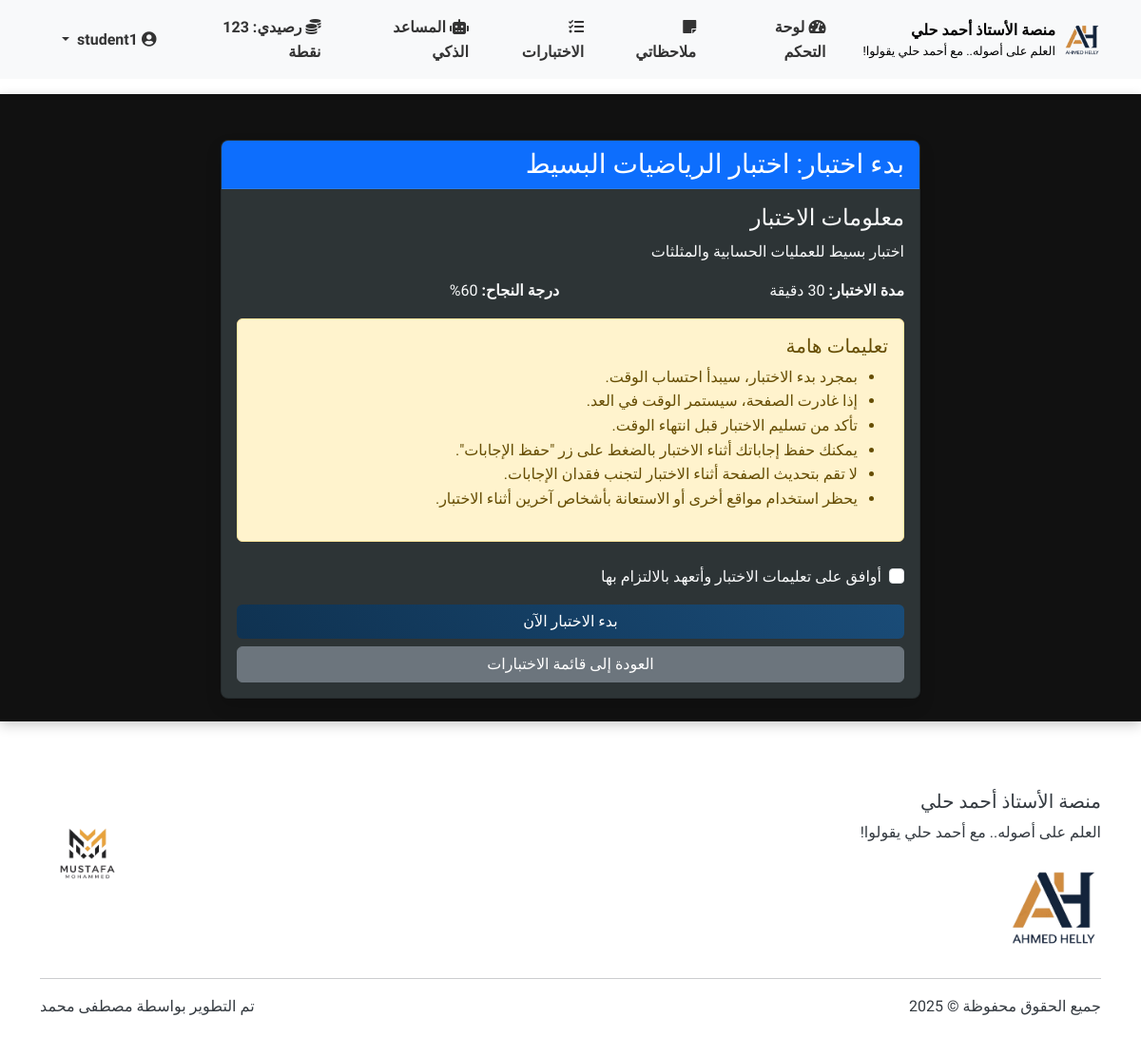
/student/tests/1/start (signed in), run on an earlier commit of the app's database.
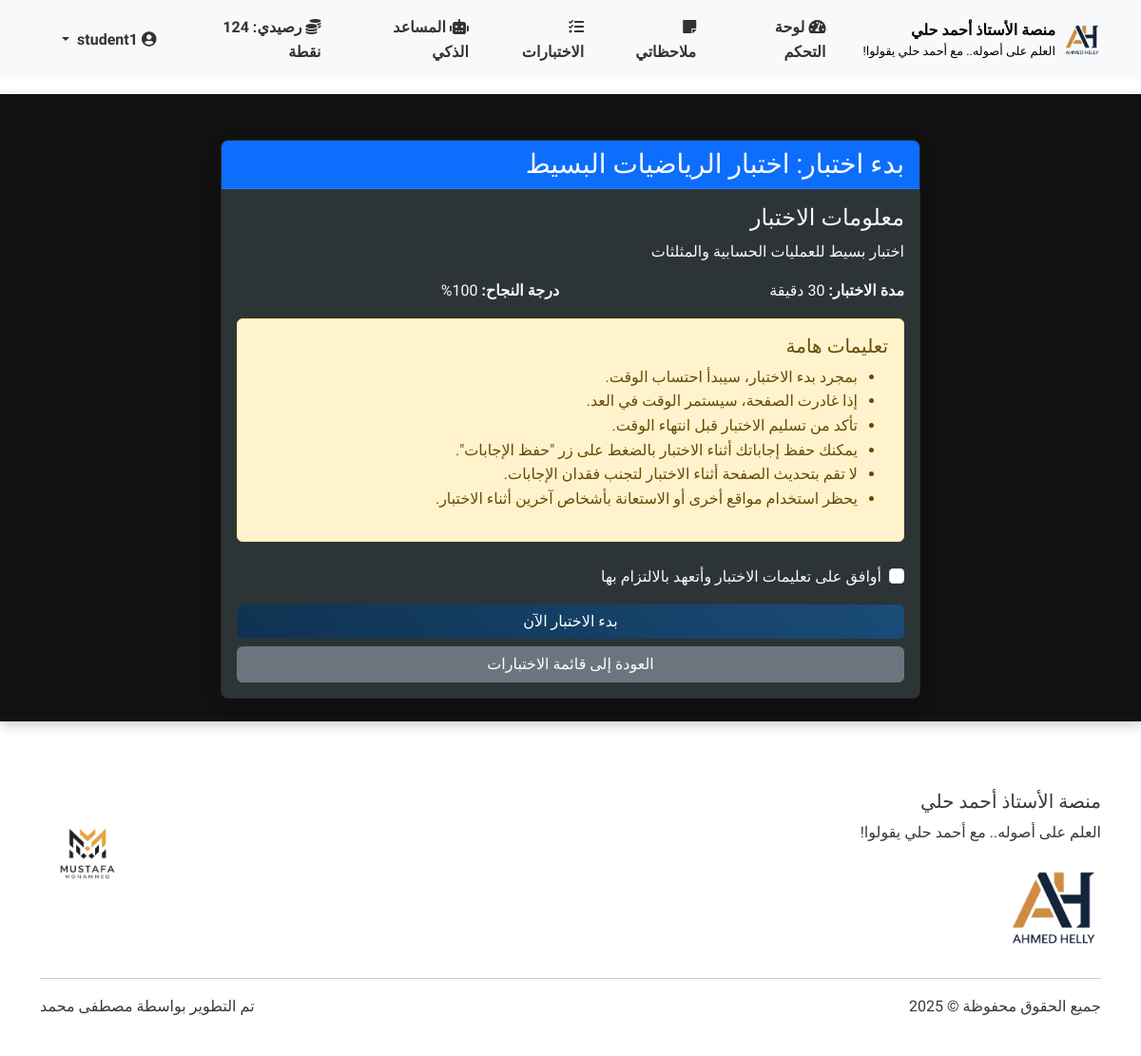
And on a later commit of the database.
### models.py (models this page shows, shortened)
class User(UserMixin, db.Model):
    __tablename__ = 'users'
    id = db.Column(db.Integer, primary_key=True)
    username = db.Column(db.String(64), unique=True, nullable=False)
    full_name = db.Column(db.String(100), nullable=True)  # الاسم الثلاثي
    email = db.Column(db.String(100), nullable=True)  # البريد الإلكتروني للاستعادة
    phone = db.Column(db.String(20), nullable=True)   # رقم الهاتف للاستعادة
    password_hash = db.Column(db.String(256), nullable=False)
    role = db.Column(db.String(20), nullable=False)  # 'admin' or 'student'
    points = db.Column(db.Integer, default=0)  # نقاط المحفظة
    reset_token = db.Column(db.String(100), nullable=True)  # رمز استعادة كلمة المرور
    reset_token_expiry = db.Column(db.DateTime, nullable=True)  # تاريخ انتهاء صلاحية الرمز
    created_at = db.Column(db.DateTime, default=datetime.utcnow)  # تاريخ إنشاء الحساب
    videos = db.relationship('Video', backref='uploader', lazy='dynamic')
    comments = db.relationship('Comment', backref='author', lazy='dynamic')
    posts = db.relationship('Post', backref='author', lazy='dynamic')
    video_views = db.relationship('VideoView', backref='viewer', lazy='dynamic')
    def is_admin(self):
        return self.role == 'admin'

class Test(db.Model):
    __tablename__ = 'tests'
    id = db.Column(db.Integer, primary_key=True)
    title = db.Column(db.String(100), nullable=False)
    description = db.Column(db.Text, nullable=True)
    created_by = db.Column(db.Integer, db.ForeignKey('users.id'), nullable=False)
    created_at = db.Column(db.DateTime, default=datetime.utcnow)
    is_active = db.Column(db.Boolean, default=True)
    time_limit_minutes = db.Column(db.Integer, default=30)  # Time limit in minutes
    passing_score = db.Column(db.Integer, default=60)  # Passing score percentage
    questions = db.relationship('TestQuestion', backref='test', lazy='dynamic', cascade='all, delete-orphan')
    attempts = db.relationship('TestAttempt', backref='test', lazy='dynamic')
    creator = db.relationship('User', backref=db.backref('created_tests', lazy='dynamic'))

### routes.py (the view, shortened to what this page needs)
@student_bp.route('/tests/<int:test_id>/start', methods=['GET', 'POST'])
@login_required
def start_test(test_id):
    if current_user.is_admin():
        flash('هذه الصفحة مخصصة للطلاب فقط.', 'warning')
        return redirect(url_for('admin.dashboard'))
    test = Test.query.get_or_404(test_id)
    if not test.is_active:
        flash('هذا الاختبار غير متاح حاليًا.', 'warning')
        return redirect(url_for('student.available_tests'))
    form = TestTakingForm()
    return render_template('student/start_test.html', test=test, form=form)

### forms.py
class TestTakingForm(FlaskForm):
    test_id = HiddenField('معرف الاختبار', validators=[DataRequired()])
    submit = SubmitField('بدء الاختبار')

### app.py (called while the page is built)
    @login_manager.user_loader
    def load_user(user_id):
        return User.query.get(int(user_id))

### routes.py (called while the page is built)
@app.context_processor
def inject_now():
    return {'now': datetime.now()}

### templates/student/start_test.html (shortened to what this page needs)
{% extends 'base.html' %}
{% block content %}
<div class="container mt-4">
    <div class="row">
        <div class="col-md-8 offset-md-2">
            <div class="card shadow">
                <div class="card-header bg-primary text-white">
                    <h3 class="card-title mb-0">بدء اختبار: {{ test.title }}</h3>
                </div>
                <div class="card-body">
                    <div class="test-info mb-4">
                        <h4>معلومات الاختبار</h4>
                        <p>{{ test.description }}</p>
                        <div class="row">
                            <div class="col-md-6">
                                <p><strong>مدة الاختبار:</strong> {{ test.time_limit_minutes }} دقيقة</p>
                            </div>
                            <div class="col-md-6">
                                <p><strong>درجة النجاح:</strong> {{ test.passing_score }}%</p>
                            </div>
                        </div>
                        <div class="alert alert-warning">
                            <h5>تعليمات هامة</h5>
                            <ul>
                                <li>بمجرد بدء الاختبار، سيبدأ احتساب الوقت.</li>
                                <li>إذا غادرت الصفحة، سيستمر الوقت في العد.</li>
                                <li>تأكد من تسليم الاختبار قبل انتهاء الوقت.</li>
                                <li>يمكنك حفظ إجاباتك أثناء الاختبار بالضغط على زر "حفظ الإجابات".</li>
                                <li>لا تقم بتحديث الصفحة أثناء الاختبار لتجنب فقدان الإجابات.</li>
                                <li>يحظر استخدام مواقع أخرى أو الاستعانة بأشخاص آخرين أثناء الاختبار.</li>
                            </ul>
                        </div>
                    </div>
                    <form method="POST" action="{{ url_for('student.start_test', test_id=test.id) }}">
                        <div class="form-check mb-3">
                            <input class="form-check-input" type="checkbox" id="agree_terms" required>
                            <label class="form-check-label" for="agree_terms">
                                أوافق على تعليمات الاختبار وأتعهد بالالتزام بها
                            </label>
                        </div>
                        <div class="d-grid gap-2">
                            <button type="submit" class="btn btn-primary">بدء الاختبار الآن</button>
                            <a href="{{ url_for('student.available_tests') }}" class="btn btn-secondary">العودة إلى قائمة الاختبارات</a>
                        </div>
                    </form>
                </div>
            </div>
        </div>
    </div>
</div>
{% endblock %}

### templates/base.html (shortened to what this page needs)
<!DOCTYPE html>
<html lang="ar" dir="rtl">
<head>
    <link rel="stylesheet" href="https://cdnjs.cloudflare.com/ajax/libs/font-awesome/5.15.4/css/all.min.css">
    <link rel="stylesheet" href="https://cdn.jsdelivr.net/npm/bootstrap@5.3.0/dist/css/bootstrap.rtl.min.css">
    <link rel="stylesheet" href="{{ url_for('static', filename='css/style.css') }}">
</head>
<body>
    <header>
        <nav class="navbar navbar-expand-lg navbar-light bg-light sticky-top">
            <div class="container">
                <a class="navbar-brand d-flex align-items-center" href="{{ url_for('main.index') }}">
                    <img src="{{ url_for('static', filename='img/ahmed-helly-logo.png') }}" alt="شعار المنصة" height="50">
                    <div class="ms-2 d-flex flex-column">
                        <span style="font-size: 1rem; color: #000; font-weight: bold;">منصة الأستاذ أحمد حلي</span>
                        <small class="d-none d-md-block" style="font-size: 0.8rem; color: #000;">العلم على أصوله.. مع أحمد حلي يقولوا!</small>
                    </div>
                </a>
                <div class="collapse navbar-collapse navbar-custom" id="navbarNav">
                    <ul class="navbar-nav">
                        {% if current_user.is_authenticated %}
                            {% if current_user.role == 'admin' %}
                                <li class="nav-item">
                                    <a class="nav-link {% if request.path.startswith('/admin/dashboard') %}active{% endif %}" href="{{ url_for('admin.dashboard') }}">
                                        <i class="fas fa-tachometer-alt"></i> لوحة التحكم
                                    </a>
                                </li>
                                <li class="nav-item">
                                    <a class="nav-link {% if request.path.startswith('/admin/upload_video') %}active{% endif %}" href="{{ url_for('admin.upload_video') }}">
                                        <i class="fas fa-video"></i> رفع فيديو
                                    </a>
                                </li>
                                <li class="nav-item">
                                    <a class="nav-link {% if request.path.startswith('/admin/create_post') %}active{% endif %}" href="{{ url_for('admin.create_post') }}">
                                        <i class="fas fa-edit"></i> إنشاء منشور
                                    </a>
                                </li>
                                <li class="nav-item">
                                    <a class="nav-link {% if request.path.startswith('/admin/lecture_codes') %}active{% endif %}" href="{{ url_for('admin.lecture_codes') }}">
                                        <i class="fas fa-key"></i> أكواد المحاضرات
                                    </a>
                                </li>
                                <li class="nav-item">
                                    <a class="nav-link {% if request.path.startswith('/admin/transfer_points') %}active{% endif %}" href="{{ url_for('admin.transfer_points') }}">
                                        <i class="fas fa-exchange-alt"></i> تحويل النقاط
                                    </a>
                                </li>
                            {% else %}
                                <li class="nav-item">
                                    <a class="nav-link {% if request.path.startswith('/student/dashboard') %}active{% endif %}" href="{{ url_for('student.dashboard') }}">
                                        <i class="fas fa-tachometer-alt"></i> لوحة التحكم
                                    </a>
                                </li>
                                <li class="nav-item">
                                    <a class="nav-link {% if request.path.startswith('/student/notes') %}active{% endif %}" href="{{ url_for('student.view_notes') }}">
                                        <i class="fas fa-sticky-note"></i> ملاحظاتي
                                    </a>
                                </li>
                                <li class="nav-item">
                                    <a class="nav-link {% if request.path.startswith('/student/tests') %}active{% endif %}" href="{{ url_for('student_tests.available_tests') }}">
                                        <i class="fas fa-tasks"></i> الاختبارات
                                    </a>
                                </li>
                                <li class="nav-item">
                                    <a class="nav-link {% if request.path == '/student/ai_chat' %}active{% endif %}" href="{{ url_for('student.ai_chat') }}">
                                        <i class="fas fa-robot"></i> المساعد الذكي
                                    </a>
                                </li>
                                <li class="nav-item">
                                    <a class="nav-link" href="#">
                                        <i class="fas fa-coins"></i> رصيدي: {{ current_user.points }} نقطة
                                    </a>
                                </li>
                            {% endif %}
                        {% endif %}
                    </ul>
                    {% if current_user.is_authenticated %}
                    <ul class="navbar-nav ms-auto">
                        <li class="nav-item dropdown">
                            <a class="nav-link dropdown-toggle" href="#" id="navbarDropdown" role="button"
                               data-bs-toggle="dropdown" aria-expanded="false">
                                <i class="fas fa-user-circle"></i>
                                {{ current_user.username }}
                            </a>
                        </li>
                    </ul>
                    {% endif %}
                </div>
            </div>
        </nav>
    </header>
    <main class="py-4">
        {% block content %}{% endblock %}
    </main>
        <footer class="bg-white py-4 mt-5">
        <div class="container">
            <div class="row">
                <div class="col-md-6">
                    <h5>منصة الأستاذ أحمد حلي</h5>
                    <p>العلم على أصوله.. مع أحمد حلي يقولوا!</p>
                    <img src="{{ url_for('static', filename='img/ahmed-helly-logo.png') }}" alt="شعار المستر" height="100" class="mb-2">
                </div>
                <div class="col-md-6 text-md-end">
                    <div class="mt-3">
                        <img src="{{ url_for('static', filename='img/mustafa-logo.png') }}" alt="شعار مصطفى محمد" height="100" class="mb-2">
                    </div>
                </div>
            </div>
            <hr>
            <div class="row">
                <div class="col-md-6">
                    <p>جميع الحقوق محفوظة &copy; 2025</p>
                </div>
                <div class="col-md-6 text-md-end">
                    <p>تم التطوير بواسطة <a href="https://www.linkedin.com/in/mstafamohamed/" target="_blank">مصطفى محمد</a></p>
                </div>
            </div>
        </div>
    </footer>
</body>
</html>

### static/css/style.css (style rules this page uses)
:root { --primary-color: #1a4c78; --primary-light: #2c6ca8; --primary-dark: #0f3251; --secondary-color: #27ae60; --secondary-light: #4cc482; --secondary-dark: #208e4e; --accent-color: #e67e22; --accent-light: #f4a261; --accent-dark: #c26620; --danger-color: #e74c3c; --text-light: #f8f9fa; --text-dark: #343a40; --bg-light: #ffffff; --bg-dark: #111111; --bg-card: #2d3436; --bg-card-dark: #222; --header-height: 80px; }
body { direction: rtl; text-align: right; font-family: 'Tajawal', 'Segoe UI', Tahoma, Geneva, Verdana, sans-serif; line-height: 1.6; color: #333; background-color: var(--bg-light); transition: background-color 0.3s ease; display: flex; flex-direction: column; min-height: 100vh; }
main { background-color: var(--bg-dark); color: var(--text-light); border-radius: 0; box-shadow: 0 4px 12px rgba(0,0,0,0.2); padding: 20px 0; flex: 1; }
header, footer { background-color: var(--bg-light); color: var(--text-dark); }
.navbar-custom .nav-link { color: var(--text-dark) !important; margin-right: 15px; padding: 8px 15px; border-radius: 5px; transition: all 0.3s ease; font-weight: bold; }
.card { animation: fadeIn 0.6s ease-out; border-radius: 8px; overflow: hidden; box-shadow: 0 4px 12px rgba(0,0,0,0.1); transition: all 0.3s ease; background-color: var(--bg-card); color: var(--text-light); }
.card .card-header { background-color: var(--bg-card-dark); color: var(--text-light); border-bottom: 1px solid rgba(255,255,255,0.1); }
.btn { transition: all 0.3s ease; border-radius: 6px; font-weight: 500; }
.btn-primary { background: linear-gradient(45deg, var(--primary-dark), var(--primary-color)); border: none; }
footer { background-color: var(--bg-light); color: var(--text-dark); padding: 2rem 0; }
footer a { color: var(--text-dark); text-decoration: none; transition: all 0.3s ease; }
.navbar-brand img { max-height: 40px; }
.navbar-custom .nav-link { font-weight: bold; }

### templates/base.html (style rules this page uses)
body { font-family: 'Tajawal', sans-serif; }
.navbar-custom .nav-link { color: #333 !important; margin-left: 15px; font-weight: bold; }

What changed in the data, as far as the page shows it:
changed User "student1": points "123" → "124"
changed Test "اختبار الرياضيات البسيط": passing_score "60" → "100"
